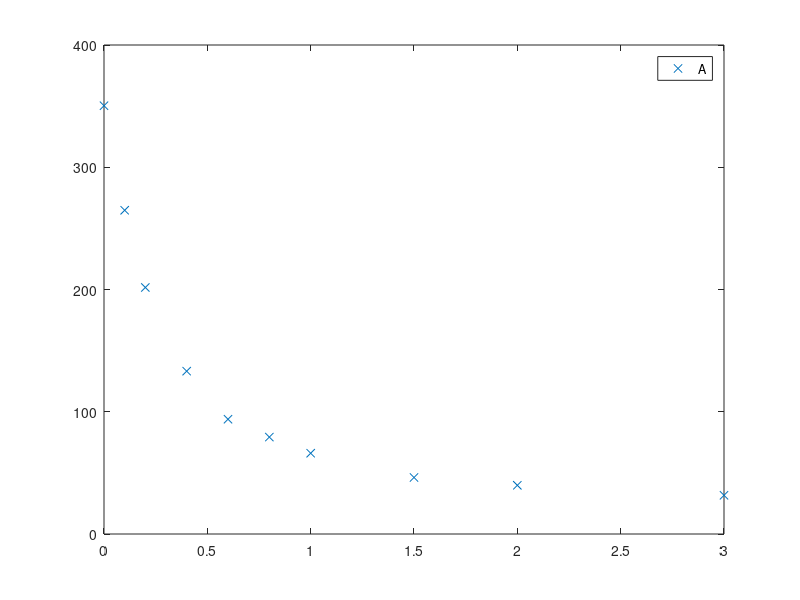

This chart was generated by the following MATLAB code: (Note: this script raises an error after producing the figure.)
close all
clear all 
 
%%%%%%%%%%%%%%%%%%%%%%%%%%%%%%%
%Analysis of the original model
%%%%%%%%%%%%%%%%%%%%%%%%%%%%%%%

x_names= {'N','E','A'}; % N is in CFU
p_names= {'k','Nm','d','ke','de','va','da'};

%define reference parameter values (from paper)
p_ref([3 4 5 6])= [4e-03 5 2 4.8e-07]; %set values for d, ke, de, and va
p_ref([1 2 7])= [0.970 1.24e09 0.639];% set values for k, Nm and da at pH 7

%define initial condifions and simulation time (somewhat arbitrary)
x0= [100 0 0];
tspan= [0:1:60];

%In order to avoid doing always the same computations, you can set several Q to 0...
Q1=0; Q2=0; Q3=0; Q4=0; Q5=0; Q6_7=0; Q8=0; Q9=1; Q10=0;

% Computes ON and OFF behaviors of engineered system; plot on same figure
% %
if Q1
    display('--------------Question 1--------------');
    %set parameters p for the ON system and do numerical simulation
    p= p_ref;
    [t x_on]= ode15s(@you_ode,tspan, x0, [], p);
    %set parameters p for the OFF system and do numerical simulation
    p([4 6]) = [0 0]; %define p
    [t x_off]= ode15s(@you_ode,tspan, x0, [], p);
    figure(1)
    subplot(2,1,1); plot(t,x_on(:,1)/p_ref(2)); legend('N/Nm'); hold on 
    subplot(2,1,2); plot(t,x_on(:,2:3)); legend('E','A'); hold on
    subplot(2,1,1); plot(t,x_off(:,1)/p_ref(2),'--'); legend('N/Nm');
    subplot(2,1,2); plot(t,x_off(:,2:3),'--'); legend('E','A');
end

% % %
% % Compute cell density of engineered system at pH6.2 and pH7.8 and the corresponding fold change
% % %

p_pH62= [0.885 1.25e09 4e-03 5 2 4e-07 0.274];% stores values of k, Nm and da at pH 6.2   
p_pH78= [0.936 1.20e09 4e-03 5 2 4e-07 1.19];% same at pH 7.8   
if Q2
    display('--------------Question 2--------------');
    %compute cell density at steady state for pH6.2; stored in Nmin
    p = p_pH62; %define p
    [t x]= ode15s(@you_ode,tspan, x0, [], p);
    Nmin= x(end,1) %define Nmin using x
    %compute cell density at steady state for pH7.8; stored in Nmax
    p = p_pH78; %define p
    [t x]= ode15s(@you_ode,tspan, x0, [], p);
    Nmax= x(end,1) %define Nmax using x
    %define and display the fold change associated to pH variations
    fold_change_pH= Nmax/Nmin % define fold_change_pH as a function of Nmin and Nmax;
    display(['fold change; ' num2str(fold_change_pH)]); % just for nice display; "num to string" converts numbers to strings of characters
end

% %%%%%%%%%%%%%%%%%%%%%%%%%%%%%%%
% %Analysis of extended  models
% %%%%%%%%%%%%%%%%%%%%%%%%%%%%%%%
% %extended parameter set
% %all parameters unchanged, excepted m, theta, and eta  
% pe_names= {'k','Nm','d','ke','de','va','da','m','theta','eta'};

if Q3
    display('--------------Question 3: see text--------------');
end
if Q4
    display('--------------Question 4: see you_ode, you_odeR, you_odeI, and you_odeRI functions--------------');
end

%pe stands for parameters of extended system
pe_ref(1:7)= p_ref;
pe_ref([8 9 10])= [1 1 2.1]; %m=1, theta=1, and eta= 2.1

if Q5
    display('--------------Question 5--------------');
    figure(2)
    pe= pe_ref; %define pe
    [t x]= ode15s(@you_odeR,tspan, x0, [], pe); % compute behavior of circuit R
    subplot(2,1,1); plot(t,x(:,1)/pe_ref(2)); legend('N/Nm');
    subplot(2,1,2); plot(t,x(:,2:3)); legend('E','A');
    ss= x(end,:); % store steady state values for N, E, and A
    display(['ss for circuit R: ' num2str(ss)]);
    figure(3)
    pe= pe_ref;
    [t x]= ode15s(@you_odeI,tspan, x0, [], pe); % compute behavior of circuit I
    subplot(2,1,1); plot(t,x(:,1)/pe_ref(2)); legend('N/Nm');
    subplot(2,1,2); plot(t,x(:,2:3)); legend('E','A');
    ss= x(end,:);
    display(['ss for circuit I: ' num2str(ss)]);
    figure(4)
    pe= pe_ref;
    [t x]= ode15s(@you_odeRI,tspan, x0, [], pe); % compute behavior of circuit RI
    subplot(2,1,1); plot(t,x(:,1)/pe_ref(2)); legend('N/Nm');
    subplot(2,1,2); plot(t,x(:,2:3)); legend('E','A');
    ss= x(end,:);
    display(['ss for circuit RI: ' num2str(ss)]);
end

m= [0 0.1 0.2 0.4 0.6 0.8 1 1.5 2 3];
%m= [0 1 3]; %for debugging purpose, you can do computations with this m vector. computations are fastest!
if Q6_7
    display('--------------Question 6 and 7--------------');
    %compute nominal I/O behavior for the 3 models
    pe= pe_ref; % notably theta=1 and eta= 2.1. the value of m will be changed in computeIO_X
    figure(5)
    Nnom= computeIO_N(m, tspan, x0, pe);
    semilogy(m, Nnom); legend('N you', 'N you R', 'N you I', 'N you RI'); hold on
    figure(6)
    Enom= computeIO_E(m, tspan, x0, pe);
    semilogy(m, Enom); legend('E you', 'E you R', 'E you I', 'E you RI'); hold on
    figure(7)
    Anom= computeIO_A(m, tspan, x0, pe);
    semilogy(m, Anom); legend('A you', 'A you R', 'A you I', 'A you RI'); hold on

    %compute mean square deviation with respect to nominal behavior for the 3 models and for specific parameter values
    pe= pe_ref;
    pe([9 10])= [0.4 2.4];
    %msd(1) stores the msd for E in model R
    %msd(2) stores the msd for A in model R
    %msd(3) stores the msd for E in model I
    %msd(4) stores the msd for A in model I
    %msd(5) stores the msd for E in model RI
    %msd(6) stores the msd for A in model RI
    theta = 0.4;
    eta = 2.4;
    msd(1)= compute_msd(m,tspan,x0,pe,pe_ref,1,1);
    msd(2)= compute_msd(m,tspan,x0,pe,pe_ref,1,2);
    msd(3)= compute_msd(m,tspan,x0,pe,pe_ref,2,1);
    msd(4)= compute_msd(m,tspan,x0,pe,pe_ref,2,2);
    msd(5)= compute_msd(m,tspan,x0,pe,pe_ref,3,1);
    msd(6)= compute_msd(m,tspan,x0,pe,pe_ref,3,2);
    display(['msd: ' num2str(msd)]);
    %display(['msd : ' msd1 msd2 msd3 msd4 msd5 msd6]);
end

if Q8
    display('--------------Question 8--------------');
    theta= [0.4 0.6 0.8 1 1.2 1.4 1.6];
    eta= [1.8 2 2.2 2.4];
    %theta= [0.4 1 1.6]; % again for debugging, you can use these values instead
    %eta= [1.6 2 2.4];
    msd= zeros(length(theta),length(eta));
    
    for i= 1:length(theta)
        for j= 1:length(eta)
            pe= pe_ref;
            pe([9 10])= [theta(i) eta(j)];
            msd(i,j)= compute_msd(m,tspan,x0,pe,pe_ref,1,1); % here store in msd(i,j) the mean square deviation between the nominal IO behavior and the one one obtains with specific values of theta and eta, if the model is youR, and the observed variable is E
            %use compute_msd and pe
        end
    end
    variance_IO(1)= var(msd(:));

    for i= 1:length(theta)
        for j= 1:length(eta)
            pe= pe_ref;
            pe([9 10])= [theta(i) eta(j)];
            msd(i,j)= compute_msd(m,tspan,x0,pe,pe_ref,1,2); % the same as above, but if the model is youR and the observed variable is A
        end
    end
    variance_IO(2)= var(msd(:));
    
    for i= 1:length(theta)
        for j= 1:length(eta)
            pe= pe_ref;
            pe([9 10])= [theta(i) eta(j)];
            msd(i,j)= compute_msd(m,tspan,x0,pe,pe_ref,2,1); % the same as above, but if the model is youI and the observed variable is E
        end
    end
    variance_IO(3)= var(msd(:));
    
    for i= 1:length(theta)
        for j= 1:length(eta)
            pe= pe_ref;
            pe([9 10])= [theta(i) eta(j)];
            msd(i,j)= compute_msd(m,tspan,x0,pe,pe_ref,2,2); % the same as above, but if the model is youI and the observed variable is A
        end
    end
    variance_IO(4)= var(msd(:));
    
    for i= 1:length(theta)
        for j= 1:length(eta)
            pe= pe_ref;
            pe([9 10])= [theta(i) eta(j)];
            msd(i,j)= compute_msd(m,tspan,x0,pe,pe_ref,3,1); % the same as above, but if the model is youRI and the observed variable is E
        end
    end
    variance_IO(5)= var(msd(:));
    
    for i= 1:length(theta)
        for j= 1:length(eta)
            pe= pe_ref;
            pe([9 10])= [theta(i) eta(j)];
            msd(i,j)= compute_msd(m,tspan,x0,pe,pe_ref,3,2); % the same as above, but if the model is youRI and the observed variable is A
        end
    end
    variance_IO(6)= var(msd(:));
    
    display(['variance: ' num2str(variance_IO)]); 
    % make you choice here!
end

% experimental data should be stored in data.mat file. This file must be in the same folder as your main file
if Q9



    load('data.mat','data');
    figure(8)
    plot(m,data,'x'); legend('A'); hold on  %here, plot the experimental data 
    k(:,1)= pe_ref([9 10]); %here data for reference values for theta and eta
    k_sigma= k/3;
    opts=cmaes;
    opts.DispModulo= 20; %displays info every 20 iterations (default is 100)
    opts.StopFitness= 1e-2; %displays info every 20 iterations (default is 100)
    [k_opt, cost_min, counteval, stopflag, out, bestever]= cmaes('compute_cost', k, k_sigma,opts,m, tspan, x0, pe_ref, data);
    
    pe = pe_ref; %here define pe such that pe stores the parameters you found
    pe([9 10]) = k_opt;
    for i=1:length(m)
        pe(8) = m(i) %here pe stores the ith inducer concentration
        [t, x]= ode15s(@you_odeRI,tspan, x0, [], pe);
        x(:,3)
        A(i) = x(end,3); %store in A(i) or E(i) the steady state values for A or E that you computed
    end
    plot(m,A); % plot A or E (the plot goes in figure 8)
    save('k_opt.mat','k_opt'); %save these values to avoid computing them each time
end

if Q10
    load('k_opt.mat', 'k_opt'); %reload the optimal parameters found
    pe_opt = pe_ref; % define pe_opt based on pe_ref and k_opt
    pe([9 10]) = k_opt;

    pe_opt(8) = 0; % set m=0 in pe_opt  -- line A (for future use)
    [t x]= ode15s(@you_ode,tspan, x0, [], pe_opt); %do the num sim for the you model
    max(1)= x(end,1); %stores the cell density at steady state in max(1)
    pe_opt(8) = 3; % set m=3 in pe_opt
    [t x]= ode15s(@you_ode,tspan, x0, [], pe_opt); %do the num sim for the you model
    min(1)= x(end,1); %stores the cell density at steady state in min(1) -- line B (for future use)

    pe_opt(8) = 0; % set m=3 in pe_opt
    [t x]= ode15s(@you_odeR,tspan, x0, [], pe_opt); %do the num sim for the youR model
    max(2)= x(end,1); %stores the cell density at steady state in max(2)
    pe_opt(8) = 0; % set m=3 in pe_opt
    [t x]= ode15s(@you_odeR,tspan, x0, [], pe_opt); %do the num sim for the youR model
    min(2)= x(end,1); %stores the cell density at steady state in min(2) -- line B (for future use)

    pe_opt(8) = 0; % set m=3 in pe_opt
    [t x]= ode15s(@you_odeI,tspan, x0, [], pe_opt); %do the num sim for the youI model
    max(3)= x(end,1); %stores the cell density at steady state in max(3)
    pe_opt(8) = 0; % set m=3 in pe_opt
    [t x]= ode15s(@you_odeI,tspan, x0, [], pe_opt); %do the num sim for the youI model
    min(3)= x(end,1); %stores the cell density at steady state in min(3) -- line B (for future use)

    pe_opt(8) = 0; % set m=3 in pe_opt
    [t x]= ode15s(@you_odeRI,tspan, x0, [], pe_opt); %do the num sim for the youRI model
    max(4)= x(end,1); %stores the cell density at steady state in max(4)
    pe_opt(8) = 0; % set m=3 in pe_opt
    [t x]= ode15s(@you_odeRI,tspan, x0, [], pe_opt); %do the num sim for the youRI model
    min(4)= x(end,1); %stores the cell density at steady state in min(4) -- line B (for future use)

    figure(9)
    plot(1:4, max./min,'o');

%     .. % compute timed behavior of best model in absence of inducer (behavior stored in x1) or in presence of inducer (behavior stored in x2) 
%     ..
%     ..
%     ..
%     figure(10)
%     semilogy(t,x1(:,1)/p_ref(2),'b'); legend('N/Nm'); hold on
%     semilogy(t,x2(:,1)/p_ref(2),'k'); legend('N/Nm'); hold on
end
   